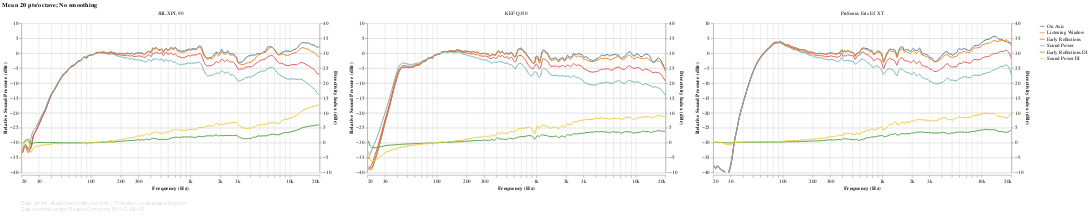

Notebook cell for this chart:
### Markdown cell above
## Spinorama

The famous CEA/CTA-2034 charts, popularized by Dr. Floyd Toole. These provide a good summary of the measurements from a perceptual perspective. Speakers are presented side-by-side for easy comparison.

Remember:
 - **All the charts are interactive.** Use the mousewheel to zoom, and drag & drop to pan. Click on a legend entry to highlight a single response; hold shift to highlight multiple responses. Double-click to reset the view. (PROTIP: to quickly switch back and forth between speakers, select the speaker dropdown, then use the left-right arrow keys on your keyboard.)
 - **Charts will not be generated if the section they're under is folded while the notebook is running.** To manually load a chart after running the notebook, click on the square to the left of the *Show Code* button. Or simply use *Run all* again after unfolding the section.

### Code cell
#@markdown
frequency_response_db_chart(
    speakers_fr_ready.pipe(lsx.pd.remap_columns, {
        ('CEA2034', 'On Axis'): 'On Axis',
        ('CEA2034', 'Listening Window'): 'Listening Window',
        ('CEA2034', 'Early Reflections'): 'Early Reflections',
        ('CEA2034', 'Sound Power'): 'Sound Power',
        ('Directivity Index', 'Early Reflections DI'): 'Early Reflections DI',
        ('Directivity Index', 'Sound Power DI'): 'Sound Power DI',
    }),
    lambda chart: lsx.util.pipe(chart
        .encode(key_color()),
        # To make the Y axes independent, `.resolve_scale()` has to be used *before
        # and after* `.facet()`. (In Vega terms, there needs to be a Resolve property
        # in *every* view composition specification.)
        #  - If the first `.resolve_scale()` is removed from the layer spec, the axes
        #    are not made independent.
        #  - If the second `.resolve_scale()` is removed from the facet spec, Vega
        #    throws a weird `Unrecognized scale name: "child_layer_0_y"` error.
        lambda chart: chart.resolve_scale(y='independent'),
        speaker_facet, speaker_input,
        lambda chart: chart.resolve_scale(y='independent')),
    lambda chart: alt.layer(
        lsx.util.pipe(lsx.alt.interactive_line(chart)
            .transform_filter(alt.FieldOneOfPredicate(field='key', oneOf=[
                'On Axis', 'Listening Window', 'Early Reflections', 'Sound Power']))
            .encode(sound_pressure_yaxis())),
        lsx.util.pipe(lsx.alt.interactive_line(chart)
            .transform_filter(alt.FieldOneOfPredicate(field='key', oneOf=[
                'Early Reflections DI', 'Sound Power DI']))
            .encode(directivity_index_yaxis(scale_domain=(-10, 40)))
            .interactive())),  # Required, otherwise only left axis scales.
    fold={},
    additional_tooltips=[alt.Tooltip('key', type='nominal', title='Response')],
    sidebyside=True)

### Figure 1 — Vega-Lite specification as saved in the notebook (floating-point values rounded to 4 significant figures; data arrays with more than 128 entries replaced by an {"elided": "..."} marker saying what was removed)
{"config": {"view": {"continuousWidth": 400, "continuousHeight": 300, "opacity": 0}}, "vconcat": [{"data": {"name": "data-36a039a348c22e655fb0b915f7075bcf"}, "facet": {"type": "nominal", "field": "speaker", "title": null}, "spec": {"layer": [{"layer": [{"mark": {"type": "line", "clip": true, "interpolate": "monotone"}, "encoding": {"opacity": {"condition": {"value": 1, "selection": "selector005"}, "value": 0.2}}, "selection": {"selector005": {"type": "multi", "encodings": ["color"], "bind": "legend"}, "selector010": {"type": "interval", "bind": "scales", "encodings": ["x", "y"]}, "selector011": {"type": "single", "fields": ["speaker"], "bind": {"input": "select", "options": [null, "JBL XPL 90", "KEF Q350", "PreSonus Eris E5 XT"], "labels": ["All", "JBL XPL 90", "KEF Q350", "PreSonus Eris E5 XT"], "name": "Speaker: "}}}, "title": {"text": "Mean 20 pts/octave; No smoothing", "anchor": "start"}}, {"mark": {"type": "circle", "clip": true, "size": 100}, "encoding": {"fillOpacity": {"condition": {"value": 0.3, "selection": "selector006"}, "value": 0}}, "selection": {"selector006": {"type": "single", "on": "mouseover", "clear": "mouseout", "empty": "none", "encodings": ["x", "y"]}}, "title": {"text": "Mean 20 pts/octave; No smoothing", "anchor": "start"}}], "encoding": {"y": {"type": "quantitative", "axis": {"grid": true}, "field": "value", "scale": {"domain": [-40, 10]}, "title": ["Relative Sound Pressure (dBr)"]}}, "transform": [{"filter": {"field": "key", "oneOf": ["On Axis", "Listening Window", "Early Reflections", "Sound Power"]}}]}, {"layer": [{"mark": {"type": "line", "clip": true, "interpolate": "monotone"}, "encoding": {"opacity": {"condition": {"value": 1, "selection": "selector007"}, "value": 0.2}}, "selection": {"selector007": {"type": "multi", "encodings": ["color"], "bind": "legend"}, "selector009": {"type": "interval", "bind": "scales", "encodings": ["x", "y"]}}, "title": {"text": "Mean 20 pts/octave; No smoothing", "anchor": "start"}}, {"mark": {"type": "circle", "clip": true, "size": 100}, "encoding": {"fillOpacity": {"condition": {"value": 0.3, "selection": "selector008"}, "value": 0}}, "selection": {"selector008": {"type": "single", "on": "mouseover", "clear": "mouseout", "empty": "none", "encodings": ["x", "y"]}}, "title": {"text": "Mean 20 pts/octave; No smoothing", "anchor": "start"}}], "encoding": {"y": {"type": "quantitative", "axis": {"grid": true}, "field": "value", "scale": {"domain": [-10, 40]}, "title": ["Directivity Index (dBr)"]}}, "transform": [{"filter": {"field": "key", "oneOf": ["Early Reflections DI", "Sound Power DI"]}}]}], "encoding": {"color": {"type": "nominal", "field": "key", "legend": {"symbolType": "stroke"}, "sort": null, "title": null}, "tooltip": [{"type": "nominal", "field": "key", "title": "Response"}, {"type": "quantitative", "field": "frequency", "format": ".03s", "title": "Frequency (Hz)"}, {"type": "quantitative", "field": "value", "format": ".2f", "title": "Value (dB)"}], "x": {"type": "quantitative", "axis": {"format": "s"}, "field": "frequency", "scale": {"base": 10, "domain": [20, 20000], "nice": false, "type": "log"}, "title": "Frequency (Hz)"}}, "height": 300, "resolve": {"scale": {"y": "independent"}}, "transform": [{"flatten": ["frequency", "On Axis", "Listening Window", "Early Reflections", "Sound Power", "Early Reflections DI", "Sound Power DI"]}, {"fold": ["On Axis", "Listening Window", "Early Reflections", "Sound Power", "Early Reflections DI", "Sound Power DI"]}], "width": 600}, "resolve": {"scale": {"y": "independent"}}, "title": {"text": "Mean 20 pts/octave; No smoothing", "anchor": "start"}, "transform": [{"filter": {"selection": "selector011"}}]}, {"mark": "text", "height": 1, "title": {"text": ["Data: amirm, AudioScienceReview.com - Plotted by Loudspeaker Explorer", "Data licensed under Creative Commons BY-NC-SA 4.0"], "anchor": "start", "color": "gray", "fontSize": 10, "fontWeight": "lighter"}, "width": 600}], "resolve": {"legend": {"color": "independent"}}, "$schema": "https://vega.github.io/schema/vega-lite/v4.8.1.json", "datasets": {"data-36a039a348c22e655fb0b915f7075bcf": [{"speaker": "JBL XPL 90", "frequency": {"elided": "194 float values"}, "On Axis": {"elided": "194 float values"}, "Listening Window": {"elided": "194 float values"}, "Early Reflections": {"elided": "194 float values"}, "Sound Power": {"elided": "194 float values"}, "Early Reflections DI": {"elided": "194 float values"}, "Sound Power DI": {"elided": "194 float values"}}, {"speaker": "KEF Q350", "frequency": {"elided": "194 float values"}, "On Axis": {"elided": "194 float values"}, "Listening Window": {"elided": "194 float values"}, "Early Reflections": {"elided": "194 float values"}, "Sound Power": {"elided": "194 float values"}, "Early Reflections DI": {"elided": "194 float values"}, "Sound Power DI": {"elided": "194 float values"}}, {"speaker": "PreSonus Eris E5 XT", "frequency": {"elided": "200 float values"}, "On Axis": {"elided": "200 float values"}, "Listening Window": {"elided": "200 float values"}, "Early Reflections": {"elided": "200 float values"}, "Sound Power": {"elided": "200 float values"}, "Early Reflections DI": {"elided": "200 float values"}, "Sound Power DI": {"elided": "200 float values"}}]}}
